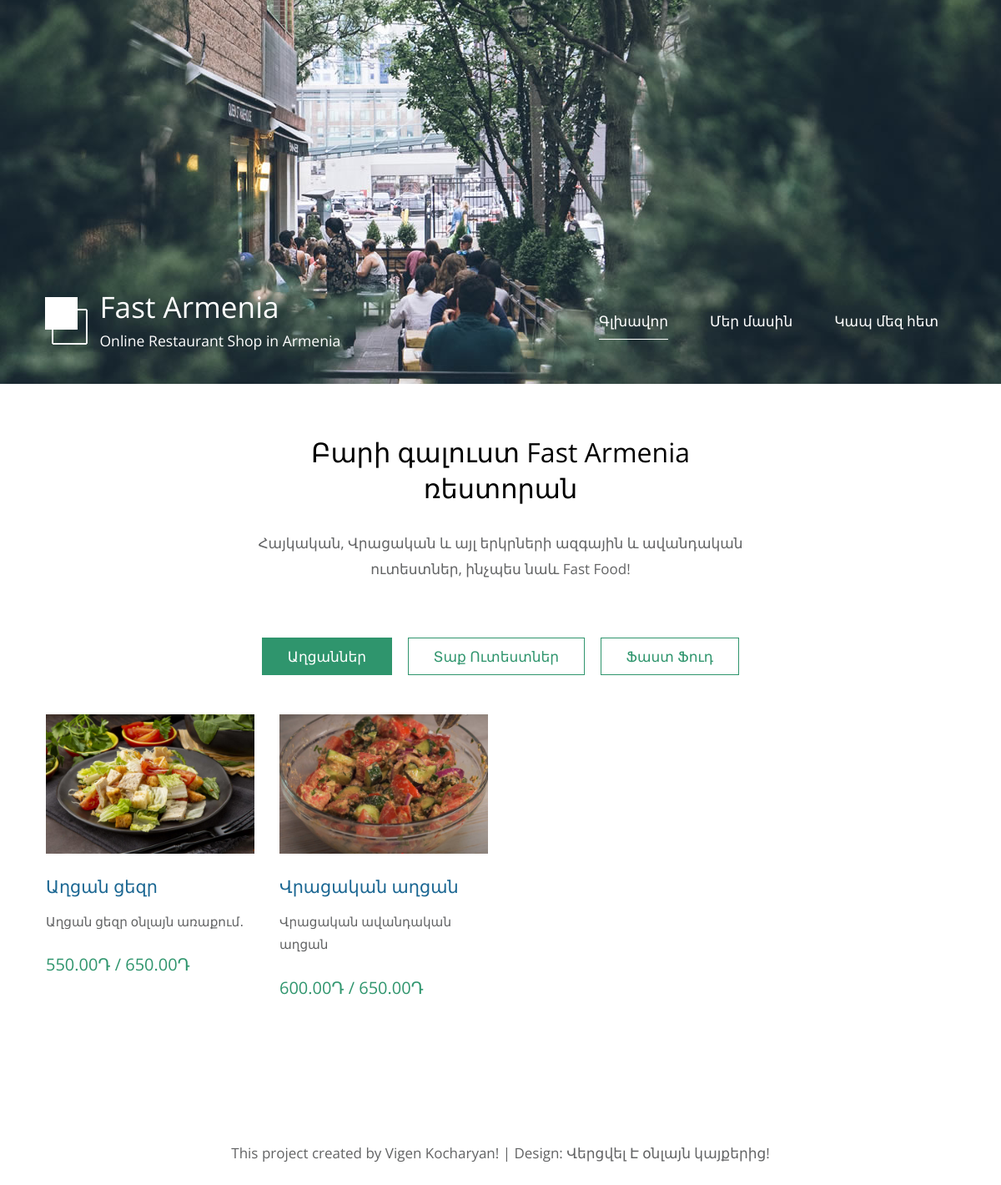
The page / on the database its author committed.
### main/models.py (models this page shows, shortened)
class Category(models.Model):
    name = models.CharField(max_length=100)

class Product(models.Model):
    category = models.ForeignKey(Category, on_delete=models.CASCADE, related_name='items')
    title = models.CharField(max_length=255)
    description = models.TextField()
    price_small = models.DecimalField(max_digits=6, decimal_places=2, blank=True, null=True)
    price_large =  models.DecimalField(max_digits=6, decimal_places=2, blank=True, null=True)
    image = models.ImageField(upload_to='media')

### main/views.py (the view)
# urls.py: path('', views.main, name='main'),
def main(request):
    categories = Category.objects.prefetch_related('items').all()
    return render(request, 'index.html', {'categories': categories})

### main/templates/index.html (shortened to what this page needs)
{% load static %}
<!DOCTYPE html>
<html lang="en">
<head>
    <link href="{% static 'css/templatemo-style.css' %}" rel="stylesheet">
</head>
<body>
    <div class="container">
        <div class="placeholder">
            <div class="parallax-window" data-parallax="scroll" data-image-src="{% static 'img/simple-house-01.jpg' %}">
                <div class="tm-header">
                    <div class="row tm-header-inner">
                        <div class="col-md-6 col-12">
                            <img src="{% static 'img/simple-house-logo.png' %}" alt="Logo" class="tm-site-logo">
                            <div class="tm-site-text-box">
                                <h1 class="tm-site-title">Fast Armenia</h1>
                                <h6 class="tm-site-description">Online Restaurant Shop in Armenia</h6>
                            </div>
                        </div>
                        <nav class="col-md-6 col-12 tm-nav">
                            <ul class="tm-nav-ul">
                                <li class="tm-nav-li"><a href="{% url 'main' %}" class="tm-nav-link active">Գլխավոր</a></li>
                                <li class="tm-nav-li"><a href="{% url 'about' %}" class="tm-nav-link">Մեր մասին</a></li>
                                <li class="tm-nav-li"><a href="{% url 'contact' %}" class="tm-nav-link">Կապ մեզ հետ</a></li>
                            </ul>
                        </nav>
                    </div>
                </div>
            </div>
        </div>
        <main>
            <header class="row tm-welcome-section">
                <h2 class="col-12 text-center tm-section-title">Բարի գալուստ Fast Armenia ռեստորան</h2>
                <p class="col-12 text-center">Հայկական, Վրացական և այլ երկրների ազգային և ավանդական ուտեստներ, ինչպես նաև Fast Food!</p>
            </header>
            <div class="tm-paging-links">
                <nav>
                    <ul>
                        {% for category in categories %}
                            <li class="tm-paging-item">
                                <a href="#tm-gallery-page-{{ category.id }}" class="tm-paging-link{% if forloop.first %} active{% endif %}">
                                    {{ category.name }}
                                </a>
                            </li>
                        {% endfor %}
                    </ul>
                </nav>
            </div>
            <div class="tm-gallery">
                {% for category in categories %}
                    <div id="tm-gallery-page-{{ category.id }}" class="tm-gallery-page {% if not forloop.first %}hidden{% endif %}">
                        {% for item in category.items.all %}
                            <article class="col-lg-3 col-md-4 col-sm-6 col-12 tm-gallery-item">
                                <figure>
                                    <img src="{{ item.image.url }}" alt="{{ item.title }}" class="img-fluid tm-gallery-img">
                                    <figcaption>
                                        <h4 class="tm-gallery-title">{{ item.title }}</h4>
                                        <p class="tm-gallery-description">{{ item.description }}</p>
                                        <p class="tm-gallery-price">
                                            {% if item.price_small %}{{ item.price_small }}Դ{% endif %}
                                            {% if item.price_large %} / {{ item.price_large }}Դ{% endif %}
                                        </p>
                                    </figcaption>
                                </figure>
                            </article>
                        {% endfor %}
                    </div>
                {% endfor %}
            </div>
        </main>
        <footer class="tm-footer text-center">
            <p>This project created by Vigen Kocharyan!
            | Design: Վերցվել Է օնլայն կայքերից!</a></p>
        </footer>
    </div>
</body>
</html>

### main/static/css/templatemo-style.css (style rules this page uses)
ul, nav, body, h1, h2, h4, h6, p, figure { margin: 0; padding: 0; }
a, button { transition: all 0.3s ease; }
html { box-sizing: border-box; -ms-overflow-style: scrollbar; }
*, *::before, *::after { box-sizing: inherit; }
.container { width: 100%; max-width: 1200px; margin-right: auto; margin-left: auto; }
.row { display: -ms-flexbox; display: flex; -ms-flex-wrap: wrap; flex-wrap: wrap; margin-left: -15px; margin-right: -15px; }
.col-lg-3, .col-lg-4, .col-lg-6, .col-md-4, .col-md-6, .col-sm-6, .col-12 { position: relative; width: 100%; padding-right: 15px; padding-left: 15px; }
.col-12 { -ms-flex: 0 0 100%; flex: 0 0 100%; max-width: 100%; }
@media (min-width: 576px) { .col-sm-6 { -ms-flex: 0 0 50%; flex: 0 0 50%; max-width: 50%; } }
@media (min-width: 768px) { .col-md-4 { -ms-flex: 0 0 33.333333%; flex: 0 0 33.333333%; max-width: 33.333333%; } }
@media (min-width: 768px) { .col-md-6 { -ms-flex: 0 0 50%; flex: 0 0 50%; max-width: 50%; } }
@media (min-width: 992px) { .col-lg-3 { -ms-flex: 0 0 25%; flex: 0 0 25%; max-width: 25%; } }
.text-center { text-align: center; }
.img-fluid { max-width: 100%; height: auto; }
body { font-family: 'Open Sans', Arial, sans-serif; font-size: 17px; background-color: #ccc; overflow-x: hidden; }
.container { background-color: white; }
p, address { color: #626364; line-height: 1.8; }
.placeholder { width: 100%; min-height: 460px; background-color: #556E5B; }
.parallax-window { min-height: 460px; background: transparent; position: relative; }
.tm-header { position: absolute; bottom: 0; left: 0; width: 100%; color: white; z-index: 1000; }
.tm-header-inner { padding: 40px 50px; }
.tm-site-logo { display: inline-block; margin-right: 5px; }
.tm-site-text-box { display: inline-block; }
.tm-site-title { font-size: 2.2rem; font-weight: 400; margin-bottom: 5px; }
.tm-site-description { font-size: 1.1rem; font-weight: 400; }
.tm-nav { text-align: right; margin-top: 30px; }
.tm-nav-ul { display: flex; justify-content: flex-end; }
.tm-nav-li { list-style: none; display: block; margin-bottom: 0; padding-right: 25px; padding-left: 25px; }
.tm-nav-link { color: white; text-decoration: none; padding-bottom: 10px; }
.tm-nav-link.active, .tm-nav-link:hover { border-bottom: 1px solid white; }
.tm-welcome-section { margin: 60px auto; max-width: 655px; }
.tm-section-title { font-size: 2rem; font-weight: 400; margin-bottom: 30px; }
.tm-gallery { margin-bottom: 80px; }
.tm-gallery-page { max-width: 280px; margin-left: auto; margin-right: auto; display: -ms-flexbox; display: flex; -ms-flex-wrap: wrap; flex-wrap: wrap; }
.tm-gallery-description { font-size: 0.95rem; }
@media (min-width: 576px) { .tm-gallery-page { max-width: 560px; } }
@media (min-width: 768px) { .tm-gallery-page, .tm-section, .tm-container-inner, .tm-container-inner-2 { max-width: 840px; } }
@media (min-width: 992px) { .tm-gallery-page, .tm-section { max-width: 1120px; } }
.tm-gallery-item { max-width: 280px; }
.tm-gallery-img { margin-bottom: 20px; }
.tm-gallery-title { font-size: 1.3rem; font-weight: 400; color: #1A6692; margin-bottom: 15px; }
.tm-gallery-description { margin-bottom: 20px; }
.tm-gallery-price { font-size: 1.25rem; color: #2F956D; margin-bottom: 60px; }
.tm-paging-links { text-align: center; margin-bottom: 40px; }
.tm-paging-item { list-style: none; display: inline-block; border: 1px solid #2F956D; margin: 7px; }
.tm-paging-link { padding: 10px 30px; display: flex; align-items: center; justify-content: center; text-decoration: none; color: #2F956D; background-color: transparent; }
.tm-paging-link.active, .tm-paging-link:hover { background-color: #2F956D; color: white; }
.tm-footer { padding: 25px 15px; margin-top: 40px; }

### rows shown on the page
Category: name "Աղցաններ"
Category: name "Տաք Ուտեստներ"
Category: name "Ֆաստ Ֆուդ"
Product: image (picture), title "Աղցան ցեզր", description "Աղցան ցեզր օնլայն առաքում․", price_small "550.00", price_large "650.00"
Product: image (picture), title "Վրացական աղցան", description "Վրացական ավանդական աղցան", price_small "600.00", price_large "650.00"
